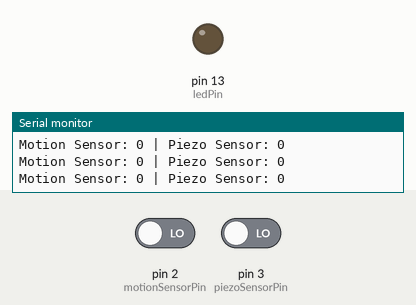
Recording of a sketch running on a simulated Arduino Uno, built with avr-gcc and run on an emulated ATmega328P. Shown: output pins drawn as LEDs (lit = HIGH), the last lines printed to the serial monitor. Inputs (shaded band) come from the test bench; at power-on: pin 2 (motionSensorPin) LOW, pin 3 (piezoSensorPin) LOW.

Above: at 1.8 s.
1.9 s: pin 2 (motionSensorPin) driven HIGH
At 3.3 s:
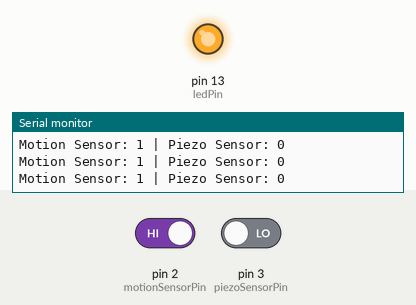
Timing chart, 0 to 4.9 s (numbered marks = the images above; inputs shaded):
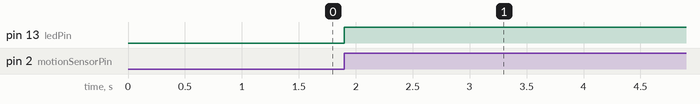

The sketch:

Task1.3C.ino
```cpp
// Define pins for the sensors and LED
const int motionSensorPin = 2; // Interrupt pin for motion sensor
const int piezoSensorPin = 3; // Interrupt pin for piezo sensor
const int ledPin = 13; // Built-in LED

// Variables to track LED states
volatile bool motionLedState = false;
volatile bool piezoLedState = false;

// ISR for motion sensor
void handleMotionInterrupt() {
  motionLedState = !motionLedState; // Toggle motion LED state
  digitalWrite(ledPin, motionLedState); // Update the LED
}

// ISR for piezo sensor
void handlePiezoInterrupt() {
  piezoLedState = !piezoLedState; // Toggle piezo LED state
  digitalWrite(ledPin, piezoLedState); // Update the LED
}

void setup() {
  pinMode(motionSensorPin, INPUT);
  pinMode(piezoSensorPin, INPUT);
  pinMode(ledPin, OUTPUT);

  // Attach interrupts
  attachInterrupt(digitalPinToInterrupt(motionSensorPin), handleMotionInterrupt, RISING);
  attachInterrupt(digitalPinToInterrupt(piezoSensorPin), handlePiezoInterrupt, RISING);

  // Start serial communication
  Serial.begin(9600);
}

void loop() {
  // Print sensor states to the Serial Monitor
  Serial.print("Motion Sensor: ");
  Serial.print(digitalRead(motionSensorPin));
  Serial.print(" | Piezo Sensor: ");
  Serial.println(digitalRead(piezoSensorPin));

  // Small delay to avoid flooding the Serial Monitor
  delay(500);
}
```

Measured:
- after the input at 1.9 s, pin 13 (ledPin): LOW → HIGH at once
